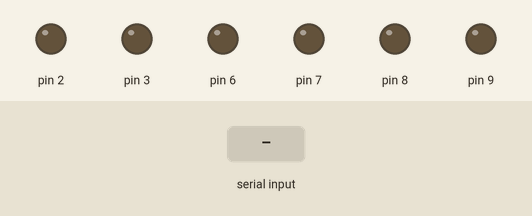
This sketch was run on a simulated Arduino Uno, built with avr-gcc and run on an emulated ATmega328P. On the bench: output pins drawn as LEDs (lit = HIGH). The test bench sets the inputs (shaded band).

Above: at 1.2 s.
1.3 s: "w" received over Serial
At 1.7 s:
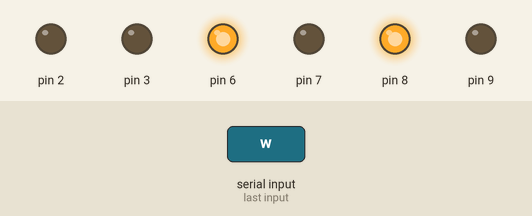
2.8 s: "a" received over Serial
At 4.0 s:
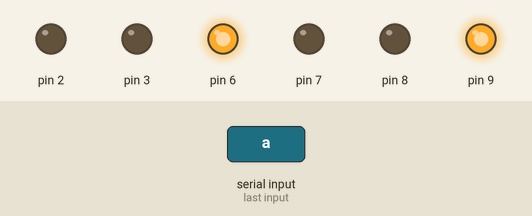
4.3 s: "d" received over Serial
At 5.2 s:
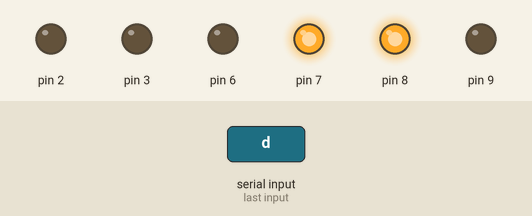
5.8 s: "s" received over Serial
At 6.3 s:
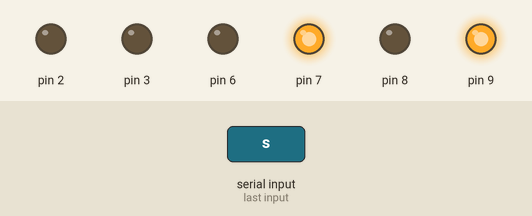
7.3 s: "e" received over Serial
At 8.6 s:
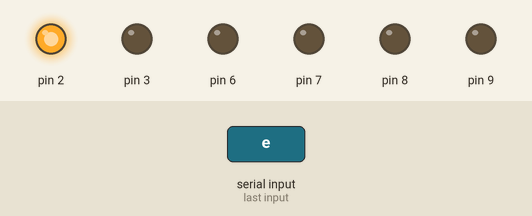
Timing chart, 0 to 9.8 s (numbered marks = the images above; inputs shaded):
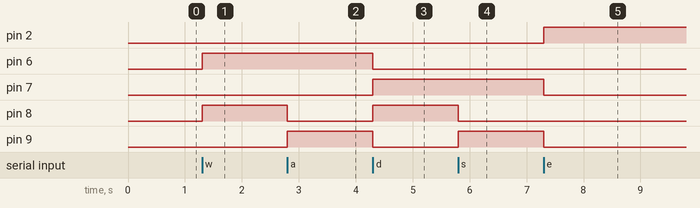

Measured:
- after the input at 1.3 s, pin 6, pin 8: LOW → HIGH at once
- after the input at 2.8 s, pin 8: HIGH → LOW at once; pin 9: LOW → HIGH at once
- after the input at 4.3 s, pin 6, pin 9: HIGH → LOW at once; pin 7, pin 8: LOW → HIGH at once
- after the input at 5.8 s, pin 8: HIGH → LOW at once; pin 9: LOW → HIGH at once
- after the input at 7.3 s, pin 2: LOW → HIGH at once; pin 7, pin 9: HIGH → LOW at once

The sketch:

_______.ino
```cpp
char ch=' ';
void setup()
{
  Serial.begin(9600);
  pinMode(6,OUTPUT);
  pinMode(7,OUTPUT);
  pinMode(8,OUTPUT);
  pinMode(9,OUTPUT);
  pinMode(2,OUTPUT);
  pinMode(3,OUTPUT);
}
//w前进，s后退,e故障,a右转，d左转
void loop()
{
  if(Serial.available()>0){
  ch=Serial.read();
    switch(ch)
    {
     case'w':
     digitalWrite(6,HIGH);
     digitalWrite(7,LOW);
     digitalWrite(8,HIGH);
     digitalWrite(9,LOW);
     digitalWrite(2,LOW);
     digitalWrite(3,LOW);
     break;
     case'a':
     digitalWrite(6,HIGH);
     digitalWrite(7,LOW);
     digitalWrite(9,HIGH);
     digitalWrite(8,LOW);
     digitalWrite(2,LOW);
     digitalWrite(3,LOW);
     break;
     case'd':
     digitalWrite(7,HIGH);
     digitalWrite(6,LOW);
     digitalWrite(8,HIGH);
     digitalWrite(9,LOW);
     digitalWrite(2,LOW);
     digitalWrite(3,LOW);
     break;
     case's':
     digitalWrite(7,HIGH);
     digitalWrite(6,LOW);
     digitalWrite(9,HIGH);
     digitalWrite(8,LOW);
     digitalWrite(2,LOW);
     digitalWrite(3,LOW);
     break;
     case'e':
     digitalWrite(6,LOW);
     digitalWrite(7,LOW);
     digitalWrite(8,LOW);
     digitalWrite(9,LOW);
     digitalWrite(2,HIGH);
     digitalWrite(3,LOW);
     break;
     default:
     break;
    }
  }
}
```
